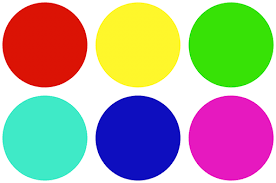
#> input picture pictures/shapes.png, 276 x 183 px
$ python simple_process4.py
#> lines starting #> are read from the running program, lines starting #| are printed output that depends on the picture; after the words box and inside, x2 and y2 are one past the last pixel; in counts of white or black regions, pixels touching at a corner belong together
import cv2 as cv
import matplotlib.pyplot as plt

# File path
file_path = "pictures/shapes.png"

# Reading and converting the image
img = cv.imread(file_path, cv.IMREAD_COLOR)
#> img is the input picture: shape (183, 276, 3); mean B, G, R 154.2, 168.8, 176.7
imgray = cv.cvtColor(img, cv.COLOR_BGR2GRAY)
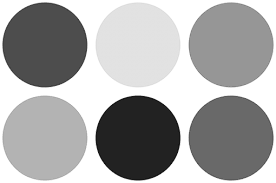
#> imgray: shape (183, 276); min 21, max 255, mean 169.5

# Make a black hole in the middle of the picture
img[100:150, 100:150] = [0, 0, 0]
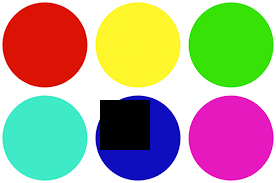
#> img: shape (183, 276, 3); 4.95% of pixels changed, all inside (x1, y1, x2, y2) = (100, 100, 150, 150)

# White and black images have only 1 color channel
imgray[100:300, 200:300] = 255
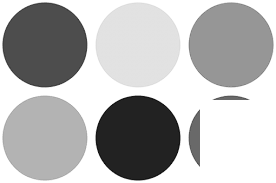
#> imgray: shape (183, 276); 10.27% of pixels changed, all inside (x1, y1, x2, y2) = (200, 100, 274, 181)

# Selecting a region of pixels from the grayscale image
img2 = imgray[100:150, 10:150]
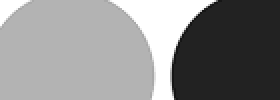
#> img2: shape (50, 140) (shown 2 times larger); min 21, max 255, mean 139

# Setup plot
fig, (ax1, ax2, ax3) = plt.subplots(nrows=1, ncols=3, figsize=(15, 5))

# Configuration and displaying the images
ax1.imshow(cv.cvtColor(img, cv.COLOR_BGR2RGB))
ax1.axis("off")
ax1.title.set_text('Original Image with Black Hole')

ax2.imshow(imgray, cmap='gray')
ax2.axis("off")
ax2.title.set_text('Gray Image with White Region')

ax3.imshow(img2, cmap='gray')
ax3.axis("off")
ax3.title.set_text('Cropped Region from Gray Image')

# Show plot
plt.show()
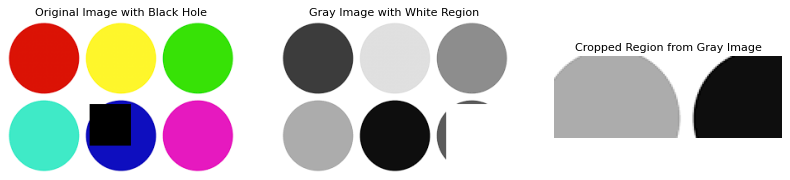
#> figure drawn by matplotlib, 3 panels


# x_blob = img[250:370, 50:180]
# img[50:170, 350:480] = x_blob


# img.shape
# imgray.shape
# img.size
# img.dtype
